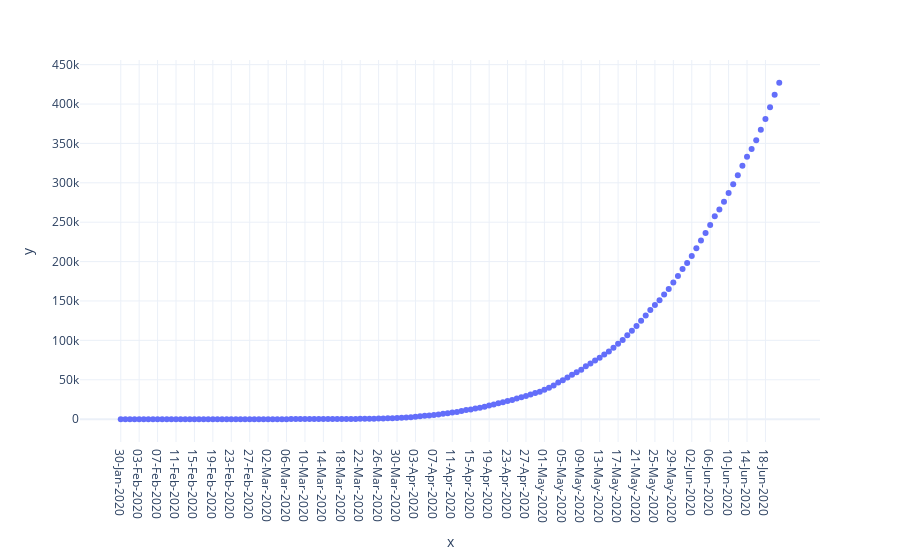

The notebook cell saved with this chart:
### Code cell
fig = px.scatter(x=national_covid_df.Date, y=national_covid_df["Total Confirmed"])
fig.show()

### Figure 1 — Plotly figure (JSON) as saved in the notebook; plotly's stock layout.template omitted (floating-point values rounded to 4 significant figures; data arrays with more than 128 entries replaced by an {"elided": "..."} marker saying what was removed)
{"data": [{"hovertemplate": "x=%{x}<br>y=%{y}<extra></extra>", "legendgroup": "", "marker": {"color": "#636efa", "symbol": "circle"}, "mode": "markers", "name": "", "orientation": "v", "showlegend": false, "type": "scatter", "x": {"elided": "144 str values"}, "xaxis": "x", "y": {"elided": "144 int values"}, "yaxis": "y"}], "layout": {"legend": {"tracegroupgap": 0}, "margin": {"t": 60}, "xaxis": {"anchor": "y", "domain": [0, 1], "title": {"text": "x"}}, "yaxis": {"anchor": "x", "domain": [0, 1], "title": {"text": "y"}}}}
